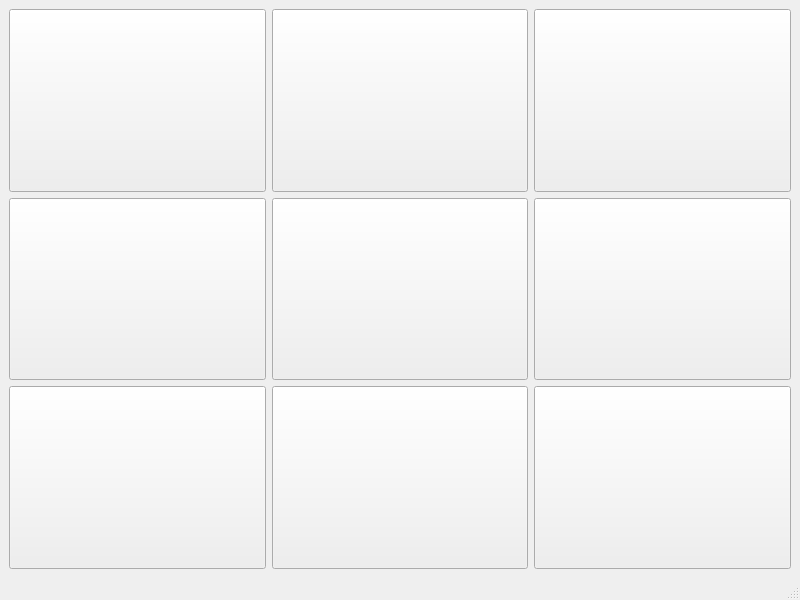
<?xml version="1.0" encoding="UTF-8"?>
<ui version="4.0">
 <class>MainWindow</class>
 <widget class="QMainWindow" name="MainWindow">
  <property name="geometry">
   <rect>
    <x>0</x>
    <y>0</y>
    <width>800</width>
    <height>600</height>
   </rect>
  </property>
  <property name="windowTitle">
   <string>MainWindow</string>
  </property>
  <widget class="QWidget" name="centralwidget">
   <layout class="QGridLayout" name="gridLayout">
    <item row="0" column="0">
     <widget class="QPushButton" name="pb0">
      <property name="sizePolicy">
       <sizepolicy hsizetype="Expanding" vsizetype="Expanding">
        <horstretch>0</horstretch>
        <verstretch>0</verstretch>
       </sizepolicy>
      </property>
      <property name="font">
       <font>
        <pointsize>15</pointsize>
        <weight>75</weight>
        <bold>true</bold>
       </font>
      </property>
      <property name="text">
       <string/>
      </property>
     </widget>
    </item>
    <item row="1" column="0">
     <widget class="QPushButton" name="pb3">
      <property name="sizePolicy">
       <sizepolicy hsizetype="Expanding" vsizetype="Expanding">
        <horstretch>0</horstretch>
        <verstretch>0</verstretch>
       </sizepolicy>
      </property>
      <property name="font">
       <font>
        <pointsize>15</pointsize>
        <weight>75</weight>
        <bold>true</bold>
       </font>
      </property>
      <property name="text">
       <string/>
      </property>
     </widget>
    </item>
    <item row="2" column="0">
     <widget class="QPushButton" name="pb6">
      <property name="sizePolicy">
       <sizepolicy hsizetype="Expanding" vsizetype="Expanding">
        <horstretch>0</horstretch>
        <verstretch>0</verstretch>
       </sizepolicy>
      </property>
      <property name="font">
       <font>
        <pointsize>15</pointsize>
        <weight>75</weight>
        <bold>true</bold>
       </font>
      </property>
      <property name="text">
       <string/>
      </property>
     </widget>
    </item>
    <item row="0" column="2">
     <widget class="QPushButton" name="pb1">
      <property name="sizePolicy">
       <sizepolicy hsizetype="Expanding" vsizetype="Expanding">
        <horstretch>0</horstretch>
        <verstretch>0</verstretch>
       </sizepolicy>
      </property>
      <property name="font">
       <font>
        <pointsize>15</pointsize>
        <weight>75</weight>
        <bold>true</bold>
       </font>
      </property>
      <property name="text">
       <string/>
      </property>
     </widget>
    </item>
    <item row="2" column="3">
     <widget class="QPushButton" name="pb8">
      <property name="sizePolicy">
       <sizepolicy hsizetype="Expanding" vsizetype="Expanding">
        <horstretch>0</horstretch>
        <verstretch>0</verstretch>
       </sizepolicy>
      </property>
      <property name="font">
       <font>
        <pointsize>15</pointsize>
        <weight>75</weight>
        <bold>true</bold>
       </font>
      </property>
      <property name="text">
       <string/>
      </property>
     </widget>
    </item>
    <item row="1" column="2">
     <widget class="QPushButton" name="pb4">
      <property name="sizePolicy">
       <sizepolicy hsizetype="Expanding" vsizetype="Expanding">
        <horstretch>0</horstretch>
        <verstretch>0</verstretch>
       </sizepolicy>
      </property>
      <property name="font">
       <font>
        <pointsize>15</pointsize>
        <weight>75</weight>
        <bold>true</bold>
       </font>
      </property>
      <property name="text">
       <string/>
      </property>
     </widget>
    </item>
    <item row="1" column="3">
     <widget class="QPushButton" name="pb5">
      <property name="sizePolicy">
       <sizepolicy hsizetype="Expanding" vsizetype="Expanding">
        <horstretch>0</horstretch>
        <verstretch>0</verstretch>
       </sizepolicy>
      </property>
      <property name="font">
       <font>
        <pointsize>15</pointsize>
        <weight>75</weight>
        <bold>true</bold>
       </font>
      </property>
      <property name="text">
       <string/>
      </property>
     </widget>
    </item>
    <item row="0" column="3">
     <widget class="QPushButton" name="pb2">
      <property name="sizePolicy">
       <sizepolicy hsizetype="Expanding" vsizetype="Expanding">
        <horstretch>0</horstretch>
        <verstretch>0</verstretch>
       </sizepolicy>
      </property>
      <property name="font">
       <font>
        <pointsize>15</pointsize>
        <weight>75</weight>
        <bold>true</bold>
       </font>
      </property>
      <property name="text">
       <string/>
      </property>
     </widget>
    </item>
    <item row="2" column="2">
     <widget class="QPushButton" name="pb7">
      <property name="sizePolicy">
       <sizepolicy hsizetype="Expanding" vsizetype="Expanding">
        <horstretch>0</horstretch>
        <verstretch>0</verstretch>
       </sizepolicy>
      </property>
      <property name="font">
       <font>
        <pointsize>15</pointsize>
        <weight>75</weight>
        <bold>true</bold>
       </font>
      </property>
      <property name="text">
       <string/>
      </property>
     </widget>
    </item>
   </layout>
  </widget>
  <widget class="QMenuBar" name="menubar">
   <property name="geometry">
    <rect>
     <x>0</x>
     <y>0</y>
     <width>800</width>
     <height>22</height>
    </rect>
   </property>
  </widget>
  <widget class="QStatusBar" name="statusbar"/>
 </widget>
 <resources/>
 <connections/>
</ui>
